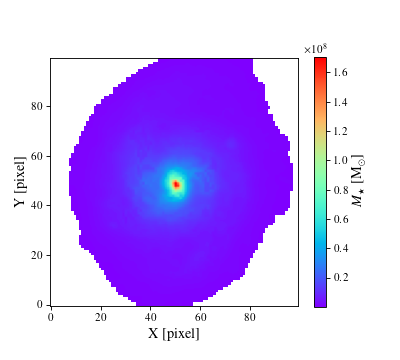

The script that drew this image:
import os.path           as     opath
from   astropy.io        import fits
import SED

from   matplotlib        import rc
import matplotlib        as     mpl
import matplotlib.pyplot as     plt

# Define data file names
galName    = '1'                                                             # Galaxy number
zeropoints = [25.68, 26.51, 25.69, 25.94, 24.87, 26.27, 26.23, 26.45, 25.94] # HST zeropoints
redshift   = 0.622                                                           # Redshift of the galaxy
bands      = ['435', '606', '775', '814', '850', '105', '125', '140', '160'] # Bands
band_names = ['ACS_WFC.F435W', 'ACS_WFC.F606W', 'ACS_WFC.F775W',             # Names of the band for LePhare
              'ACS_WFC.F814W', 'ACS_WFC.F850LP', 'WFC3_IR.F105W',
              'WFC3_IR.F125W', 'WFC3_IR.F140W', 'WFC3_IR.F160W']

dataFiles  = [] # Flux maps
data2Files = [] # Flux maps convolved by the PSF squared
varFiles   = [] # Variance maps

for band in bands:

   file    = opath.abspath(opath.join('..', '..', 'example', 'data', f'{galName}_{band}.fits'))
   dataFiles.append(file)

   file2   = opath.abspath(opath.join('..', '..', 'example', 'data', f'{galName}_{band}_PSF2.fits'))
   data2Files.append(file2)

   vfile   = opath.abspath(opath.join('..', '..', 'example', 'data', f'{galName}_{band}_var.fits'))
   varFiles.append(vfile)

# Get mask file
mfile      = opath.abspath(opath.join('..', '..', 'example', 'data', f'{galName}_mask.fits'))
with fits.open(mfile) as hdul:
   mask    = hdul[0].data == 0

###   1. Generate a FilterList object   ###
filts      = []
for band, data, data2, var, zpt in zip(bands, dataFiles, data2Files, varFiles, zeropoints):
   filts.append(SED.Filter(band, data, data2, var, zpt))

flist      = SED.FilterList(filts, mask, code=SED.SEDcode.LEPHARE, redshift=redshift)

###   2. Update data table and add Poisson noise (texpFac != 0)   ###
flist.genTable(cleanMethod=SED.CleanMethod.ZERO, scaleFactor=100, texpFac=4)

###   6. Generate a resolved stellar mass map   ###
output = SED.LePhareOutput(opath.join('..', '..', 'example', galName, f'{galName}.out'))
output.link(flist)
mass_star  = output.toImage('mass_med')

###   7. Plot   ###
rc('font', **{'family': 'serif', 'serif': ['Times']})
rc('text', usetex=True)
mpl.rcParams['text.latex.preamble'] = r'\usepackage{newtxmath}'
rc('figure', figsize=(5, 4.5))

ret = plt.imshow(mass_star.data, origin='lower', cmap='rainbow')
plt.xlabel('X [pixel]', size=13)
plt.ylabel('Y [pixel]', size=13)

cbar = plt.colorbar(ret, orientation='vertical', shrink=0.9)
cbar.set_label(r'$M_{\star}$ [M$_{\odot}$]', size=13)
plt.show()
